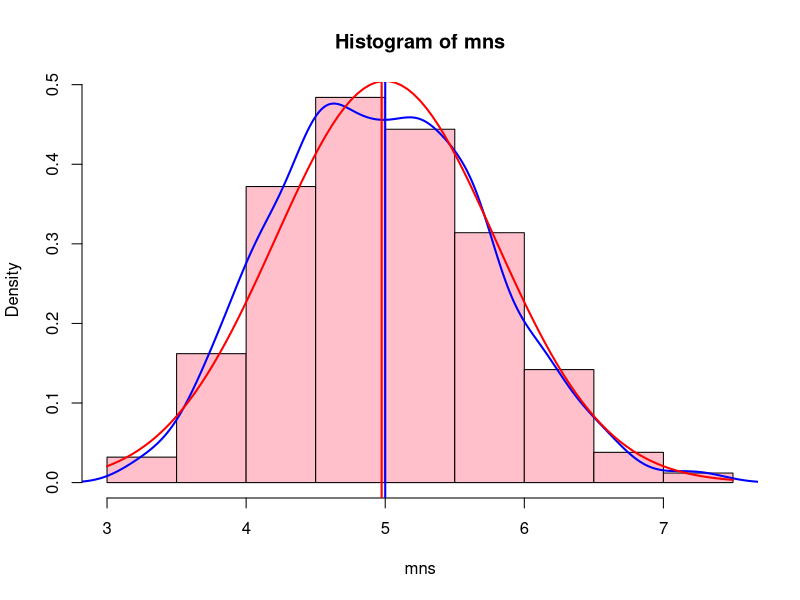
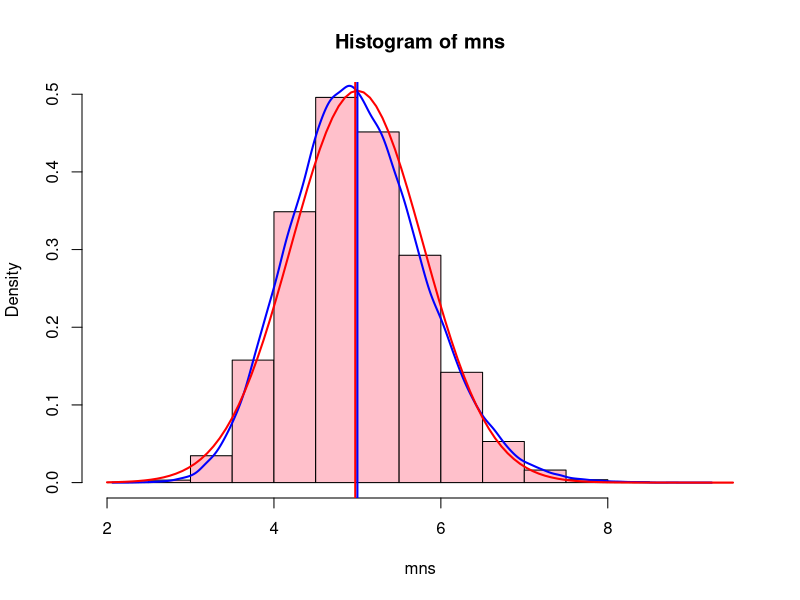

Write the R code that produced these figures, in order.
## ---- chunk 1
knitr::opts_chunk$set(echo = TRUE)
## ---- chunk 2
set.seed(1234)

lambda <- 0.2
n <- 40
mns <- NULL

for (i in 1:1000) mns <- c(mns, mean(rexp(n, lambda)))

sample_mean <- mean(mns)
theoretical_mean <- 1/lambda
## ---- chunk 3
theoretical_var <- ((1/lambda)/sqrt(n))^2

sample_var <- var(mns)
## ---- chunk 4
hist(mns, freq = FALSE, col = "pink", breaks = 10)
lines(density(mns), col="blue", lw=2)
curve(dnorm(x, mean = 5, sd = 5/sqrt(n)), add = TRUE, col = "red", lw=2)
abline(v = sample_mean, col="red", lw=2)
abline(v = 5, col="blue", lw = 2)
## ---- chunk 5
set.seed(314)

for (i in 1:100000) mns <- c(mns, mean(rexp(n, lambda)))

hist(mns, freq = FALSE, col = "pink", breaks = 10)
lines(density(mns), col="blue", lw=2)
curve(dnorm(x, mean = 5, sd = 5/sqrt(n)), add = TRUE, col = "red", lw=2)
abline(v = sample_mean, col="red", lw=2)
abline(v = 5, col="blue", lw = 2)
